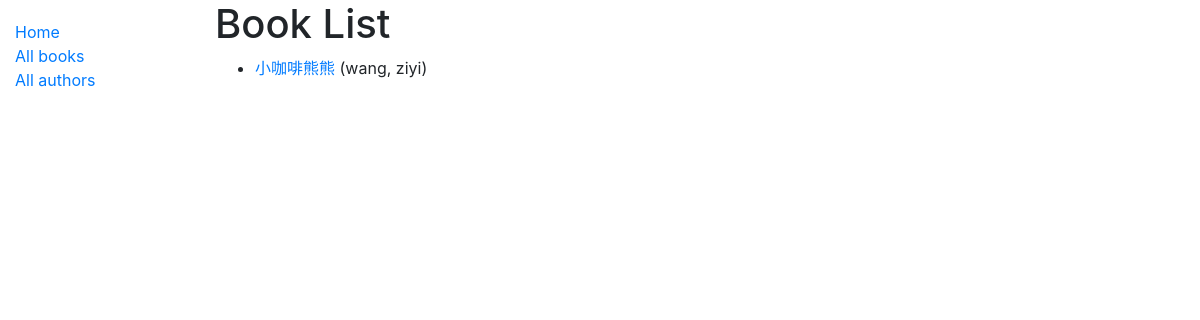
Before: /catalog/books/ with the older database file.
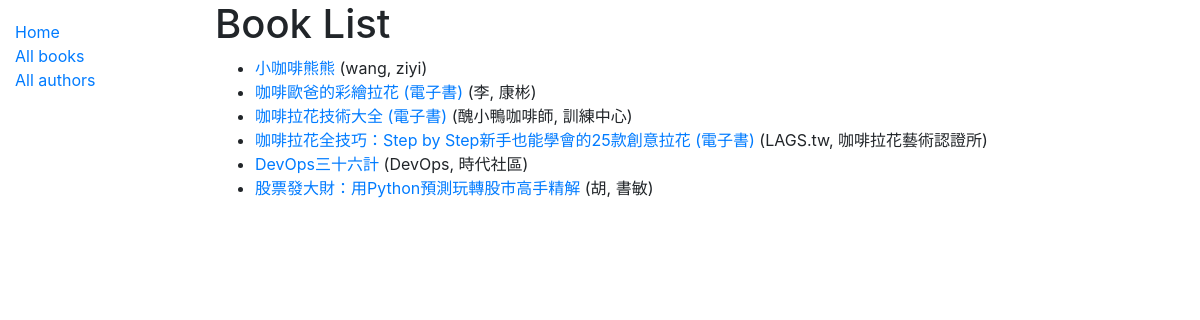
After: the same page with the newer database file.
### catalog/models.py (models this page shows, shortened)
class Book(models.Model):
    title = models.CharField(max_length=200)
    author = models.ForeignKey('Author', on_delete=models.SET_NULL, null=True)
    summary = models.TextField(max_length=1000, help_text='Enter a brief description of the book')
    isbn = models.CharField('ISBN', max_length=13, help_text='13 Character <a href="https://www.isbn-international.org/content/what-isbn">ISBN number</a>')
    genre = models.ManyToManyField(Genre, help_text='Select a genre for this book')
    def get_absolute_url(self):
        return reverse('book-detail', args=[str(self.id)])
    def display_genre(self):
        """Create a string for the Genre. This is required to display genre in Admin."""
        return ', '.join(genre.name for genre in self.genre.all()[:3])
    display_genre.short_description = 'Genre'

class Author(models.Model):
    first_name = models.CharField(max_length=100)
    last_name = models.CharField(max_length=100)
    date_of_birth = models.DateField(null=True, blank=True)
    date_of_death = models.DateField('Died', null=True, blank=True)
    class Meta:
        ordering = ['last_name', 'first_name']
    def __str__(self):
        return f'{self.last_name}, {self.first_name}'

### catalog/views.py (the view)
# urls.py: path('books/', views.BookListView.as_view(), name='books'),
class BookListView(generic.ListView):
    model = Book
    paginate_by = 10

### catalog/templates/catalog/book_list.html
{% extends "base_generic.html" %}
{% block content %}
  <h1>Book List</h1>
  {% if book_list %}
  <ul>
    {% for book in book_list %}
      <li>
        <a href="{{ book.get_absolute_url }}">{{ book.title }}</a> ({{book.author}})
      </li>
    {% endfor %}
  </ul>
  {% else %}
    <p>There are no books in the library.</p>
  {% endif %}
{% endblock %}

### catalog/templates/base_generic.html (shortened to what this page needs)
<!DOCTYPE html>
<html lang="en">
<head>
  <link rel="stylesheet" href="https://stackpath.bootstrapcdn.com/bootstrap/4.1.3/css/bootstrap.min.css">
  {% load static %}
  <link rel="stylesheet" href="{% static 'css/styles.css' %}">
</head>
<body>
  <div class="container-fluid">
    <div class="row">
      <div class="col-sm-2">
      {% block sidebar %}
      <ul class="sidebar-nav">
        <li><a href="{% url 'index' %}">Home</a></li>
        <li><a href="{% url 'books' %}">All books</a></li>
        <li><a href="{% url 'authors' %}">All authors</a></li>
      </ul>
     {% endblock %}
      </div>
      <div class="col-sm-10 ">
      {% block content %}{% endblock %}
      </div>
    </div>
  </div>
</body>
</html>

### catalog/static/css/styles.css (style rules this page uses)
.sidebar-nav { margin-top: 20px; padding: 0; list-style: none; }

Changed rows visible on the page:
added Book: title "咖啡歐爸的彩繪拉花 (電子書)", author "李, 康彬"
added Book: title "咖啡拉花技術大全 (電子書)", author "醜小鴨咖啡師, 訓練中心"
added Book: title "咖啡拉花全技巧：Step by Step新手也能學會的25款創意拉花 (電子書)", author "LAGS.tw, 咖啡拉花藝術認證所"
added Book: title "DevOps三十六計", author "DevOps, 時代社區"
added Book: title "股票發大財：用Python預測玩轉股市高手精解", author "胡, 書敏"
